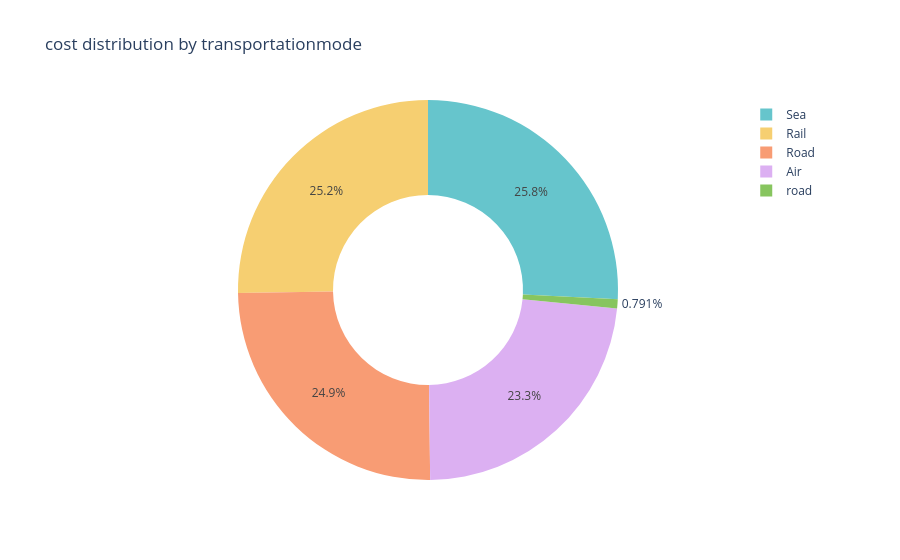

Here is the notebook cell this chart was saved with:
### Markdown cell above
# Cost of distribution by transportation modes

### Code cell
transportation_chart=px.pie(df,values='costs',names='transportation modes',title='cost distribution by transportationmode',hole=0.5,color_discrete_sequence=px.colors.qualitative.Pastel)
transportation_chart.show()

### Figure 1 — Plotly figure (JSON) as saved in the notebook; plotly's stock layout.template omitted (floating-point values rounded to 4 significant figures; data arrays with more than 128 entries replaced by an {"elided": "..."} marker saying what was removed)
{"data": [{"domain": {"x": [0, 1], "y": [0, 1]}, "hole": 0.5, "hovertemplate": "transportation modes=%{label}<br>costs=%{value}<extra></extra>", "labels": {"elided": "5100 str values"}, "legendgroup": "", "name": "", "showlegend": true, "type": "pie", "values": {"elided": "5100 float values"}}], "layout": {"legend": {"tracegroupgap": 0}, "piecolorway": ["rgb(102, 197, 204)", "rgb(246, 207, 113)", "rgb(248, 156, 116)", "rgb(220, 176, 242)", "rgb(135, 197, 95)", "rgb(158, 185, 243)", "rgb(254, 136, 177)", "rgb(201, 219, 116)", "rgb(139, 224, 164)", "rgb(180, 151, 231)", "rgb(179, 179, 179)"], "title": {"text": "cost distribution by transportationmode"}}}
